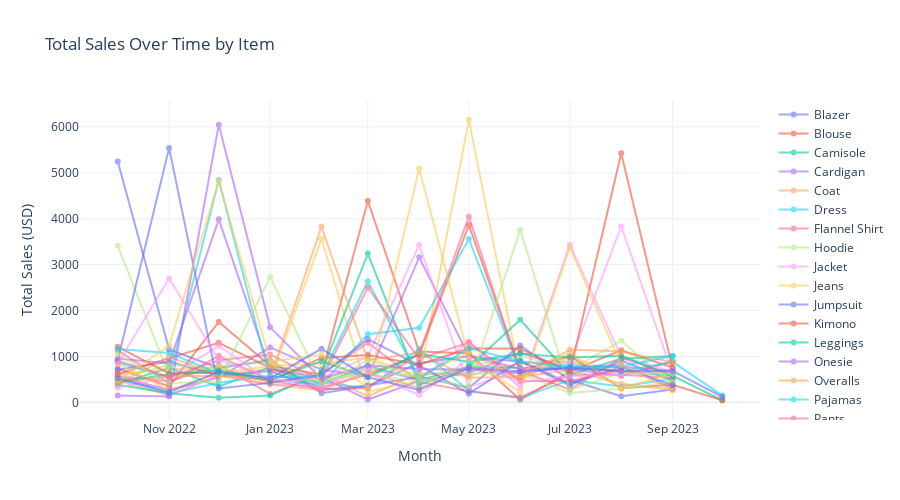

The notebook cell this image was saved under:
### Code cell
retail_df['month'] = pd.to_datetime(retail_df['date']).dt.to_period("M")
ts_sales = retail_df.groupby(['item', 'month']).agg(
    Total_Sales=('amount_usd', 'sum')
).reset_index()
ts_sales['month'] = ts_sales['month'].dt.to_timestamp()

# Plotly graph Time Series
fig = go.Figure()

for item in ts_sales['item'].unique():
    item_data = ts_sales[ts_sales['item'] == item]
    fig.add_trace(go.Scatter(
        x=item_data['month'],
        y=item_data['Total_Sales'],
        mode='lines+markers',
        name=item,
        hoverinfo='text',
        text=[f"Item: {item}<br>Sales: ${val}" for val in item_data['Total_Sales']],
        line=dict(width=2),
        opacity=0.6
    ))

fig.update_layout(
    title="Total Sales Over Time by Item",
    xaxis_title="Month",
    yaxis_title="Total Sales (USD)",
    hovermode='x unified',
    template='plotly_white',
    height=500
)

fig.show()

### Figure 1 — Plotly figure (JSON) as saved in the notebook; plotly's stock layout.template omitted (floating-point values rounded to 4 significant figures)
{"data": [{"hoverinfo": "text", "line": {"width": 2}, "mode": "lines+markers", "name": "Blazer", "opacity": 0.6, "text": ["Item: Blazer<br>Sales: $5246.0", "Item: Blazer<br>Sales: $1153.7222222222222", "Item: Blazer<br>Sales: $747.8148148148148", "Item: Blazer<br>Sales: $918.8148148148148", "Item: Blazer<br>Sales: $198.90740740740742", "Item: Blazer<br>Sales: $358.0", "Item: Blazer<br>Sales: $858.7222222222223", "Item: Blazer<br>Sales: $1001.9074074074074", "Item: Blazer<br>Sales: $885.9074074074074", "Item: Blazer<br>Sales: $369.81481481481484", "Item: Blazer<br>Sales: $911.9074074074074", "Item: Blazer<br>Sales: $476.9074074074074"], "type": "scatter", "x": ["2022-10-01T00:00:00", "2022-11-01T00:00:00", "2022-12-01T00:00:00", "2023-01-01T00:00:00", "2023-02-01T00:00:00", "2023-03-01T00:00:00", "2023-04-01T00:00:00", "2023-05-01T00:00:00", "2023-06-01T00:00:00", "2023-07-01T00:00:00", "2023-08-01T00:00:00", "2023-09-01T00:00:00"], "y": [5246, 1154.0, 747.8, 918.8, 198.9, 358, 858.7, 1002.0, 885.9, 369.8, 911.9, 476.9]}, {"hoverinfo": "text", "line": {"width": 2}, "mode": "lines+markers", "name": "Blouse", "opacity": 0.6, "text": ["Item: Blouse<br>Sales: $731.719298245614", "Item: Blouse<br>Sales: $349.719298245614", "Item: Blouse<br>Sales: $1751.438596491228", "Item: Blouse<br>Sales: $797.719298245614", "Item: Blouse<br>Sales: $596.438596491228", "Item: Blouse<br>Sales: $4385.7192982456145", "Item: Blouse<br>Sales: $1107.438596491228", "Item: Blouse<br>Sales: $1067.719298245614", "Item: Blouse<br>Sales: $58.0", "Item: Blouse<br>Sales: $673.438596491228", "Item: Blouse<br>Sales: $1133.0", "Item: Blouse<br>Sales: $759.1578947368421"], "type": "scatter", "x": ["2022-10-01T00:00:00", "2022-11-01T00:00:00", "2022-12-01T00:00:00", "2023-01-01T00:00:00", "2023-02-01T00:00:00", "2023-03-01T00:00:00", "2023-04-01T00:00:00", "2023-05-01T00:00:00", "2023-06-01T00:00:00", "2023-07-01T00:00:00", "2023-08-01T00:00:00", "2023-09-01T00:00:00"], "y": [731.7, 349.7, 1751.0, 797.7, 596.4, 4386.0, 1107.0, 1068.0, 58, 673.4, 1133, 759.2]}, {"hoverinfo": "text", "line": {"width": 2}, "mode": "lines+markers", "name": "Camisole", "opacity": 0.6, "text": ["Item: Camisole<br>Sales: $400.9677419354839", "Item: Camisole<br>Sales: $750.9354838709678", "Item: Camisole<br>Sales: $342.93548387096774", "Item: Camisole<br>Sales: $775.0", "Item: Camisole<br>Sales: $403.0", "Item: Camisole<br>Sales: $793.9677419354839", "Item: Camisole<br>Sales: $485.0", "Item: Camisole<br>Sales: $782.9354838709678", "Item: Camisole<br>Sales: $749.0", "Item: Camisole<br>Sales: $735.0", "Item: Camisole<br>Sales: $676.9032258064516", "Item: Camisole<br>Sales: $579.9032258064516", "Item: Camisole<br>Sales: $46.0"], "type": "scatter", "x": ["2022-10-01T00:00:00", "2022-11-01T00:00:00", "2022-12-01T00:00:00", "2023-01-01T00:00:00", "2023-02-01T00:00:00", "2023-03-01T00:00:00", "2023-04-01T00:00:00", "2023-05-01T00:00:00", "2023-06-01T00:00:00", "2023-07-01T00:00:00", "2023-08-01T00:00:00", "2023-09-01T00:00:00", "2023-10-01T00:00:00"], "y": [401.0, 750.9, 342.9, 775, 403, 794.0, 485, 782.9, 749, 735, 676.9, 579.9, 46]}, {"hoverinfo": "text", "line": {"width": 2}, "mode": "lines+markers", "name": "Cardigan", "opacity": 0.6, "text": ["Item: Cardigan<br>Sales: $564.967213114754", "Item: Cardigan<br>Sales: $270.0", "Item: Cardigan<br>Sales: $538.967213114754", "Item: Cardigan<br>Sales: $1196.9016393442623", "Item: Cardigan<br>Sales: $713.967213114754", "Item: Cardigan<br>Sales: $566.0", "Item: Cardigan<br>Sales: $3156.967213114754", "Item: Cardigan<br>Sales: $1007.9344262295082", "Item: Cardigan<br>Sales: $731.0", "Item: Cardigan<br>Sales: $722.0", "Item: Cardigan<br>Sales: $581.9344262295082", "Item: Cardigan<br>Sales: $891.0"], "type": "scatter", "x": ["2022-10-01T00:00:00", "2022-11-01T00:00:00", "2022-12-01T00:00:00", "2023-01-01T00:00:00", "2023-02-01T00:00:00", "2023-03-01T00:00:00", "2023-04-01T00:00:00", "2023-05-01T00:00:00", "2023-06-01T00:00:00", "2023-07-01T00:00:00", "2023-08-01T00:00:00", "2023-09-01T00:00:00"], "y": [565.0, 270, 539.0, 1197.0, 714.0, 566, 3157.0, 1008.0, 731, 722, 581.9, 891]}, {"hoverinfo": "text", "line": {"width": 2}, "mode": "lines+markers", "name": "Coat", "opacity": 0.6, "text": ["Item: Coat<br>Sales: $475.61538461538464", "Item: Coat<br>Sales: $154.0", "Item: Coat<br>Sales: $592.8076923076924", "Item: Coat<br>Sales: $728.6153846153846", "Item: Coat<br>Sales: $627.0", "Item: Coat<br>Sales: $130.80769230769232", "Item: Coat<br>Sales: $634.8076923076923", "Item: Coat<br>Sales: $577.6153846153846", "Item: Coat<br>Sales: $850.8076923076924", "Item: Coat<br>Sales: $891.6153846153846", "Item: Coat<br>Sales: $607.8076923076924", "Item: Coat<br>Sales: $884.6153846153846"], "type": "scatter", "x": ["2022-10-01T00:00:00", "2022-11-01T00:00:00", "2022-12-01T00:00:00", "2023-01-01T00:00:00", "2023-02-01T00:00:00", "2023-03-01T00:00:00", "2023-04-01T00:00:00", "2023-05-01T00:00:00", "2023-06-01T00:00:00", "2023-07-01T00:00:00", "2023-08-01T00:00:00", "2023-09-01T00:00:00"], "y": [475.6, 154, 592.8, 728.6, 627, 130.8, 634.8, 577.6, 850.8, 891.6, 607.8, 884.6]}, {"hoverinfo": "text", "line": {"width": 2}, "mode": "lines+markers", "name": "Dress", "opacity": 0.6, "text": ["Item: Dress<br>Sales: $531.3409090909091", "Item: Dress<br>Sales: $191.3409090909091", "Item: Dress<br>Sales: $428.3409090909091", "Item: Dress<br>Sales: $577.3409090909091", "Item: Dress<br>Sales: $439.3409090909091", "Item: Dress<br>Sales: $301.0", "Item: Dress<br>Sales: $1167.0", "Item: Dress<br>Sales: $249.3409090909091", "Item: Dress<br>Sales: $93.3409090909091", "Item: Dress<br>Sales: $484.6818181818182", "Item: Dress<br>Sales: $345.6818181818182", "Item: Dress<br>Sales: $511.6818181818182"], "type": "scatter", "x": ["2022-10-01T00:00:00", "2022-11-01T00:00:00", "2022-12-01T00:00:00", "2023-01-01T00:00:00", "2023-02-01T00:00:00", "2023-03-01T00:00:00", "2023-04-01T00:00:00", "2023-05-01T00:00:00", "2023-06-01T00:00:00", "2023-07-01T00:00:00", "2023-08-01T00:00:00", "2023-09-01T00:00:00"], "y": [531.3, 191.3, 428.3, 577.3, 439.3, 301, 1167, 249.3, 93.34, 484.7, 345.7, 511.7]}, {"hoverinfo": "text", "line": {"width": 2}, "mode": "lines+markers", "name": "Flannel Shirt", "opacity": 0.6, "text": ["Item: Flannel Shirt<br>Sales: $559.377358490566", "Item: Flannel Shirt<br>Sales: $458.0", "Item: Flannel Shirt<br>Sales: $809.377358490566", "Item: Flannel Shirt<br>Sales: $183.0", "Item: Flannel Shirt<br>Sales: $609.7547169811321", "Item: Flannel Shirt<br>Sales: $1298.3773584905662", "Item: Flannel Shirt<br>Sales: $445.37735849056605", "Item: Flannel Shirt<br>Sales: $244.0", "Item: Flannel Shirt<br>Sales: $109.0", "Item: Flannel Shirt<br>Sales: $599.377358490566", "Item: Flannel Shirt<br>Sales: $598.7547169811321", "Item: Flannel Shirt<br>Sales: $535.377358490566"], "type": "scatter", "x": ["2022-10-01T00:00:00", "2022-11-01T00:00:00", "2022-12-01T00:00:00", "2023-01-01T00:00:00", "2023-02-01T00:00:00", "2023-03-01T00:00:00", "2023-04-01T00:00:00", "2023-05-01T00:00:00", "2023-06-01T00:00:00", "2023-07-01T00:00:00", "2023-08-01T00:00:00", "2023-09-01T00:00:00"], "y": [559.4, 458, 809.4, 183, 609.8, 1298.0, 445.4, 244, 109, 599.4, 598.8, 535.4]}, {"hoverinfo": "text", "line": {"width": 2}, "mode": "lines+markers", "name": "Hoodie", "opacity": 0.6, "text": ["Item: Hoodie<br>Sales: $3409.5", "Item: Hoodie<br>Sales: $588.0", "Item: Hoodie<br>Sales: $791.0", "Item: Hoodie<br>Sales: $887.0", "Item: Hoodie<br>Sales: $428.0", "Item: Hoodie<br>Sales: $716.5", "Item: Hoodie<br>Sales: $557.5", "Item: Hoodie<br>Sales: $791.0", "Item: Hoodie<br>Sales: $1017.0", "Item: Hoodie<br>Sales: $698.5", "Item: Hoodie<br>Sales: $1340.5", "Item: Hoodie<br>Sales: $363.0"], "type": "scatter", "x": ["2022-10-01T00:00:00", "2022-11-01T00:00:00", "2022-12-01T00:00:00", "2023-01-01T00:00:00", "2023-02-01T00:00:00", "2023-03-01T00:00:00", "2023-04-01T00:00:00", "2023-05-01T00:00:00", "2023-06-01T00:00:00", "2023-07-01T00:00:00", "2023-08-01T00:00:00", "2023-09-01T00:00:00"], "y": [3410.0, 588, 791, 887, 428, 716.5, 557.5, 791, 1017, 698.5, 1340.0, 363]}, {"hoverinfo": "text", "line": {"width": 2}, "mode": "lines+markers", "name": "Jacket", "opacity": 0.6, "text": ["Item: Jacket<br>Sales: $656.98", "Item: Jacket<br>Sales: $152.0", "Item: Jacket<br>Sales: $583.0", "Item: Jacket<br>Sales: $400.98", "Item: Jacket<br>Sales: $342.98", "Item: Jacket<br>Sales: $747.0", "Item: Jacket<br>Sales: $493.98", "Item: Jacket<br>Sales: $1323.0", "Item: Jacket<br>Sales: $315.96", "Item: Jacket<br>Sales: $3432.96", "Item: Jacket<br>Sales: $1001.9399999999999", "Item: Jacket<br>Sales: $659.9399999999999"], "type": "scatter", "x": ["2022-10-01T00:00:00", "2022-11-01T00:00:00", "2022-12-01T00:00:00", "2023-01-01T00:00:00", "2023-02-01T00:00:00", "2023-03-01T00:00:00", "2023-04-01T00:00:00", "2023-05-01T00:00:00", "2023-06-01T00:00:00", "2023-07-01T00:00:00", "2023-08-01T00:00:00", "2023-09-01T00:00:00"], "y": [657.0, 152, 583, 401.0, 343.0, 747, 494.0, 1323, 316.0, 3433.0, 1002.0, 659.9]}, {"hoverinfo": "text", "line": {"width": 2}, "mode": "lines+markers", "name": "Jeans", "opacity": 0.6, "text": ["Item: Jeans<br>Sales: $616.5", "Item: Jeans<br>Sales: $721.25", "Item: Jeans<br>Sales: $762.5", "Item: Jeans<br>Sales: $476.0", "Item: Jeans<br>Sales: $3555.25", "Item: Jeans<br>Sales: $226.0", "Item: Jeans<br>Sales: $482.0", "Item: Jeans<br>Sales: $6153.5", "Item: Jeans<br>Sales: $537.25", "Item: Jeans<br>Sales: $981.0", "Item: Jeans<br>Sales: $635.25", "Item: Jeans<br>Sales: $644.0"], "type": "scatter", "x": ["2022-10-01T00:00:00", "2022-11-01T00:00:00", "2022-12-01T00:00:00", "2023-01-01T00:00:00", "2023-02-01T00:00:00", "2023-03-01T00:00:00", "2023-04-01T00:00:00", "2023-05-01T00:00:00", "2023-06-01T00:00:00", "2023-07-01T00:00:00", "2023-08-01T00:00:00", "2023-09-01T00:00:00"], "y": [616.5, 721.2, 762.5, 476, 3555.0, 226, 482, 6154.0, 537.2, 981, 635.2, 644]}, {"hoverinfo": "text", "line": {"width": 2}, "mode": "lines+markers", "name": "Jumpsuit", "opacity": 0.6, "text": ["Item: Jumpsuit<br>Sales: $709.0", "Item: Jumpsuit<br>Sales: $890.2173913043479", "Item: Jumpsuit<br>Sales: $578.0", "Item: Jumpsuit<br>Sales: $683.4347826086956", "Item: Jumpsuit<br>Sales: $268.2173913043478", "Item: Jumpsuit<br>Sales: $367.0", "Item: Jumpsuit<br>Sales: $557.2173913043478", "Item: Jumpsuit<br>Sales: $320.0", "Item: Jumpsuit<br>Sales: $1237.4347826086957", "Item: Jumpsuit<br>Sales: $486.6521739130435", "Item: Jumpsuit<br>Sales: $133.0", "Item: Jumpsuit<br>Sales: $280.2173913043478"], "type": "scatter", "x": ["2022-10-01T00:00:00", "2022-11-01T00:00:00", "2022-12-01T00:00:00", "2023-01-01T00:00:00", "2023-02-01T00:00:00", "2023-03-01T00:00:00", "2023-04-01T00:00:00", "2023-05-01T00:00:00", "2023-06-01T00:00:00", "2023-07-01T00:00:00", "2023-08-01T00:00:00", "2023-09-01T00:00:00"], "y": [709, 890.2, 578, 683.4, 268.2, 367, 557.2, 320, 1237.0, 486.7, 133, 280.2]}, {"hoverinfo": "text", "line": {"width": 2}, "mode": "lines+markers", "name": "Kimono", "opacity": 0.6, "text": ["Item: Kimono<br>Sales: $614.672131147541", "Item: Kimono<br>Sales: $1296.672131147541", "Item: Kimono<br>Sales: $752.344262295082", "Item: Kimono<br>Sales: $316.0", "Item: Kimono<br>Sales: $609.672131147541", "Item: Kimono<br>Sales: $1035.344262295082", "Item: Kimono<br>Sales: $3856.344262295082", "Item: Kimono<br>Sales: $703.0", "Item: Kimono<br>Sales: $1004.344262295082", "Item: Kimono<br>Sales: $307.672131147541", "Item: Kimono<br>Sales: $384.0", "Item: Kimono<br>Sales: $46.0"], "type": "scatter", "x": ["2022-10-01T00:00:00", "2022-12-01T00:00:00", "2023-01-01T00:00:00", "2023-02-01T00:00:00", "2023-03-01T00:00:00", "2023-04-01T00:00:00", "2023-05-01T00:00:00", "2023-06-01T00:00:00", "2023-07-01T00:00:00", "2023-08-01T00:00:00", "2023-09-01T00:00:00", "2023-10-01T00:00:00"], "y": [614.7, 1297.0, 752.3, 316, 609.7, 1035.0, 3856.0, 703, 1004.0, 307.7, 384, 46]}, {"hoverinfo": "text", "line": {"width": 2}, "mode": "lines+markers", "name": "Leggings", "opacity": 0.6, "text": ["Item: Leggings<br>Sales: $382.0408163265306", "Item: Leggings<br>Sales: $199.0408163265306", "Item: Leggings<br>Sales: $99.0", "Item: Leggings<br>Sales: $147.0", "Item: Leggings<br>Sales: $648.1224489795918", "Item: Leggings<br>Sales: $3240.0", "Item: Leggings<br>Sales: $386.0408163265306", "Item: Leggings<br>Sales: $768.0408163265306", "Item: Leggings<br>Sales: $1798.0408163265306", "Item: Leggings<br>Sales: $605.0816326530612", "Item: Leggings<br>Sales: $950.0408163265306", "Item: Leggings<br>Sales: $1010.0816326530612"], "type": "scatter", "x": ["2022-10-01T00:00:00", "2022-11-01T00:00:00", "2022-12-01T00:00:00", "2023-01-01T00:00:00", "2023-02-01T00:00:00", "2023-03-01T00:00:00", "2023-04-01T00:00:00", "2023-05-01T00:00:00", "2023-06-01T00:00:00", "2023-07-01T00:00:00", "2023-08-01T00:00:00", "2023-09-01T00:00:00"], "y": [382.0, 199.0, 99, 147, 648.1, 3240, 386.0, 768.0, 1798.0, 605.1, 950.0, 1010.0]}, {"hoverinfo": "text", "line": {"width": 2}, "mode": "lines+markers", "name": "Onesie", "opacity": 0.6, "text": ["Item: Onesie<br>Sales: $951.6949152542372", "Item: Onesie<br>Sales: $850.6949152542372", "Item: Onesie<br>Sales: $3985.6949152542375", "Item: Onesie<br>Sales: $710.0", "Item: Onesie<br>Sales: $550.0", "Item: Onesie<br>Sales: $61.0", "Item: Onesie<br>Sales: $468.0", "Item: Onesie<br>Sales: $642.8474576271186", "Item: Onesie<br>Sales: $1085.8474576271187", "Item: Onesie<br>Sales: $727.8474576271186", "Item: Onesie<br>Sales: $776.6949152542372", "Item: Onesie<br>Sales: $680.8474576271186"], "type": "scatter", "x": ["2022-10-01T00:00:00", "2022-11-01T00:00:00", "2022-12-01T00:00:00", "2023-01-01T00:00:00", "2023-02-01T00:00:00", "2023-03-01T00:00:00", "2023-04-01T00:00:00", "2023-05-01T00:00:00", "2023-06-01T00:00:00", "2023-07-01T00:00:00", "2023-08-01T00:00:00", "2023-09-01T00:00:00"], "y": [951.7, 850.7, 3986.0, 710, 550, 61, 468, 642.8, 1086.0, 727.8, 776.7, 680.8]}, {"hoverinfo": "text", "line": {"width": 2}, "mode": "lines+markers", "name": "Overalls", "opacity": 0.6, "text": ["Item: Overalls<br>Sales: $396.22222222222223", "Item: Overalls<br>Sales: $993.4444444444445", "Item: Overalls<br>Sales: $595.0", "Item: Overalls<br>Sales: $388.0", "Item: Overalls<br>Sales: $263.0", "Item: Overalls<br>Sales: $656.2222222222222", "Item: Overalls<br>Sales: $308.22222222222223", "Item: Overalls<br>Sales: $755.2222222222222", "Item: Overalls<br>Sales: $555.2222222222222", "Item: Overalls<br>Sales: $706.0", "Item: Overalls<br>Sales: $406.0", "Item: Overalls<br>Sales: $274.0"], "type": "scatter", "x": ["2022-10-01T00:00:00", "2022-11-01T00:00:00", "2022-12-01T00:00:00", "2023-01-01T00:00:00", "2023-02-01T00:00:00", "2023-03-01T00:00:00", "2023-04-01T00:00:00", "2023-05-01T00:00:00", "2023-06-01T00:00:00", "2023-07-01T00:00:00", "2023-08-01T00:00:00", "2023-09-01T00:00:00"], "y": [396.2, 993.4, 595, 388, 263, 656.2, 308.2, 755.2, 555.2, 706, 406, 274]}, {"hoverinfo": "text", "line": {"width": 2}, "mode": "lines+markers", "name": "Pajamas", "opacity": 0.6, "text": ["Item: Pajamas<br>Sales: $861.6065573770492", "Item: Pajamas<br>Sales: $545.8032786885246", "Item: Pajamas<br>Sales: $4840.4098360655735", "Item: Pajamas<br>Sales: $495.8032786885246", "Item: Pajamas<br>Sales: $388.8032786885246", "Item: Pajamas<br>Sales: $1481.6065573770493", "Item: Pajamas<br>Sales: $1625.2131147540983", "Item: Pajamas<br>Sales: $3558.2131147540986", "Item: Pajamas<br>Sales: $669.8032786885246", "Item: Pajamas<br>Sales: $824.0", "Item: Pajamas<br>Sales: $669.0", "Item: Pajamas<br>Sales: $882.8032786885246", "Item: Pajamas<br>Sales: $151.0"], "type": "scatter", "x": ["2022-10-01T00:00:00", "2022-11-01T00:00:00", "2022-12-01T00:00:00", "2023-01-01T00:00:00", "2023-02-01T00:00:00", "2023-03-01T00:00:00", "2023-04-01T00:00:00", "2023-05-01T00:00:00", "2023-06-01T00:00:00", "2023-07-01T00:00:00", "2023-08-01T00:00:00", "2023-09-01T00:00:00", "2023-10-01T00:00:00"], "y": [861.6, 545.8, 4840.0, 495.8, 388.8, 1482.0, 1625.0, 3558.0, 669.8, 824, 669, 882.8, 151]}, {"hoverinfo": "text", "line": {"width": 2}, "mode": "lines+markers", "name": "Pants", "opacity": 0.6, "text": ["Item: Pants<br>Sales: $1131.8309859154929", "Item: Pants<br>Sales: $412.0", "Item: Pants<br>Sales: $1012.9154929577464", "Item: Pants<br>Sales: $473.0", "Item: Pants<br>Sales: $283.91549295774644", "Item: Pants<br>Sales: $313.0", "Item: Pants<br>Sales: $1060.9154929577464", "Item: Pants<br>Sales: $4042.7464788732395", "Item: Pants<br>Sales: $682.9154929577464", "Item: Pants<br>Sales: $275.0", "Item: Pants<br>Sales: $968.7464788732394", "Item: Pants<br>Sales: $601.7464788732394"], "type": "scatter", "x": ["2022-10-01T00:00:00", "2022-11-01T00:00:00", "2022-12-01T00:00:00", "2023-01-01T00:00:00", "2023-02-01T00:00:00", "2023-03-01T00:00:00", "2023-04-01T00:00:00", "2023-05-01T00:00:00", "2023-06-01T00:00:00", "2023-07-01T00:00:00", "2023-08-01T00:00:00", "2023-09-01T00:00:00"], "y": [1132.0, 412, 1013.0, 473, 283.9, 313, 1061.0, 4043.0, 682.9, 275, 968.7, 601.7]}, {"hoverinfo": "text", "line": {"width": 2}, "mode": "lines+markers", "name": "Polo Shirt", "opacity": 0.6, "text": ["Item: Polo Shirt<br>Sales: $503.90697674418607", "Item: Polo Shirt<br>Sales: $819.0", "Item: Polo Shirt<br>Sales: $722.953488372093", "Item: Polo Shirt<br>Sales: $440.95348837209303", "Item: Polo Shirt<br>Sales: $497.95348837209303", "Item: Polo Shirt<br>Sales: $597.9069767441861", "Item: Polo Shirt<br>Sales: $466.86046511627904", "Item: Polo Shirt<br>Sales: $630.0", "Item: Polo Shirt<br>Sales: $628.8604651162791", "Item: Polo Shirt<br>Sales: $203.95348837209303", "Item: Polo Shirt<br>Sales: $297.95348837209303", "Item: Polo Shirt<br>Sales: $440.95348837209303"], "type": "scatter", "x": ["2022-10-01T00:00:00", "2022-11-01T00:00:00", "2022-12-01T00:00:00", "2023-01-01T00:00:00", "2023-02-01T00:00:00", "2023-03-01T00:00:00", "2023-04-01T00:00:00", "2023-05-01T00:00:00", "2023-06-01T00:00:00", "2023-07-01T00:00:00", "2023-08-01T00:00:00", "2023-09-01T00:00:00"], "y": [503.9, 819, 723.0, 441.0, 498.0, 597.9, 466.9, 630, 628.9, 204.0, 298.0, 441.0]}, {"hoverinfo": "text", "line": {"width": 2}, "mode": "lines+markers", "name": "Poncho", "opacity": 0.6, "text": ["Item: Poncho<br>Sales: $317.0", "Item: Poncho<br>Sales: $558.3666666666667", "Item: Poncho<br>Sales: $1228.0", "Item: Poncho<br>Sales: $460.3666666666667", "Item: Poncho<br>Sales: $529.3666666666667", "Item: Poncho<br>Sales: $997.7333333333333", "Item: Poncho<br>Sales: $3428.366666666667", "Item: Poncho<br>Sales: $336.0", "Item: Poncho<br>Sales: $706.7333333333333", "Item: Poncho<br>Sales: $875.1", "Item: Poncho<br>Sales: $3828.7333333333336", "Item: Poncho<br>Sales: $631.0"], "type": "scatter", "x": ["2022-10-01T00:00:00", "2022-11-01T00:00:00", "2022-12-01T00:00:00", "2023-01-01T00:00:00", "2023-02-01T00:00:00", "2023-03-01T00:00:00", "2023-04-01T00:00:00", "2023-05-01T00:00:00", "2023-06-01T00:00:00", "2023-07-01T00:00:00", "2023-08-01T00:00:00", "2023-09-01T00:00:00"], "y": [317, 558.4, 1228, 460.4, 529.4, 997.7, 3428.0, 336, 706.7, 875.1, 3829.0, 631]}, {"hoverinfo": "text", "line": {"width": 2}, "mode": "lines+markers", "name": "Raincoat", "opacity": 0.6, "text": ["Item: Raincoat<br>Sales: $839.6545454545454", "Item: Raincoat<br>Sales: $267.0", "Item: Raincoat<br>Sales: $630.2181818181818", "Item: Raincoat<br>Sales: $790.0", "Item: Raincoat<br>Sales: $853.4363636363637", "Item: Raincoat<br>Sales: $971.4363636363637", "Item: Raincoat<br>Sales: $568.6545454545454", "Item: Raincoat<br>Sales: $1085.0", "Item: Raincoat<br>Sales: $474.43636363636364", "Item: Raincoat<br>Sales: $1090.0", "Item: Raincoat<br>Sales: $299.21818181818185", "Item: Raincoat<br>Sales: $633.0"], "type": "scatter", "x": ["2022-10-01T00:00:00", "2022-11-01T00:00:00", "2022-12-01T00:00:00", "2023-01-01T00:00:00", "2023-02-01T00:00:00", "2023-03-01T00:00:00", "2023-04-01T00:00:00", "2023-05-01T00:00:00", "2023-06-01T00:00:00", "2023-07-01T00:00:00", "2023-08-01T00:00:00", "2023-09-01T00:00:00"], "y": [839.7, 267, 630.2, 790, 853.4, 971.4, 568.7, 1085, 474.4, 1090, 299.2, 633]}, {"hoverinfo": "text", "line": {"width": 2}, "mode": "lines+markers", "name": "Romper", "opacity": 0.6, "text": ["Item: Romper<br>Sales: $915.4166666666666", "Item: Romper<br>Sales: $5537.3125", "Item: Romper<br>Sales: $302.10416666666663", "Item: Romper<br>Sales: $426.0", "Item: Romper<br>Sales: $600.1041666666666", "Item: Romper<br>Sales: $1376.3125", "Item: Romper<br>Sales: $805.1041666666666", "Item: Romper<br>Sales: $190.0", "Item: Romper<br>Sales: $909.1041666666666", "Item: Romper<br>Sales: $409.0", "Item: Romper<br>Sales: $769.1041666666666", "Item: Romper<br>Sales: $375.10416666666663"], "type": "scatter", "x": ["2022-10-01T00:00:00", "2022-11-01T00:00:00", "2022-12-01T00:00:00", "2023-01-01T00:00:00", "2023-02-01T00:00:00", "2023-03-01T00:00:00", "2023-04-01T00:00:00", "2023-05-01T00:00:00", "2023-06-01T00:00:00", "2023-07-01T00:00:00", "2023-08-01T00:00:00", "2023-09-01T00:00:00"], "y": [915.4, 5537.0, 302.1, 426, 600.1, 1376.0, 805.1, 190, 909.1, 409, 769.1, 375.1]}, {"hoverinfo": "text", "line": {"width": 2}, "mode": "lines+markers", "name": "Shorts", "opacity": 0.6, "text": ["Item: Shorts<br>Sales: $1210.2972972972973", "Item: Shorts<br>Sales: $630.0", "Item: Shorts<br>Sales: $644.0", "Item: Shorts<br>Sales: $465.64864864864865", "Item: Shorts<br>Sales: $966.9459459459459", "Item: Shorts<br>Sales: $1031.0", "Item: Shorts<br>Sales: $820.6486486486486", "Item: Shorts<br>Sales: $1178.2972972972973", "Item: Shorts<br>Sales: $1169.9459459459458", "Item: Shorts<br>Sales: $651.0", "Item: Shorts<br>Sales: $5424.0", "Item: Shorts<br>Sales: $741.6486486486486"], "type": "scatter", "x": ["2022-10-01T00:00:00", "2022-11-01T00:00:00", "2022-12-01T00:00:00", "2023-01-01T00:00:00", "2023-02-01T00:00:00", "2023-03-01T00:00:00", "2023-04-01T00:00:00", "2023-05-01T00:00:00", "2023-06-01T00:00:00", "2023-07-01T00:00:00", "2023-08-01T00:00:00", "2023-09-01T00:00:00"], "y": [1210.0, 630, 644, 465.6, 966.9, 1031, 820.6, 1178.0, 1170.0, 651, 5424, 741.6]}, {"hoverinfo": "text", "line": {"width": 2}, "mode": "lines+markers", "name": "Skirt", "opacity": 0.6, "text": ["Item: Skirt<br>Sales: $438.2", "Item: Skirt<br>Sales: $612.2", "Item: Skirt<br>Sales: $701.1", "Item: Skirt<br>Sales: $495.0", "Item: Skirt<br>Sales: $893.3", "Item: Skirt<br>Sales: $554.1", "Item: Skirt<br>Sales: $1053.2", "Item: Skirt<br>Sales: $883.3", "Item: Skirt<br>Sales: $1057.0", "Item: Skirt<br>Sales: $978.2", "Item: Skirt<br>Sales: $1012.2", "Item: Skirt<br>Sales: $571.0"], "type": "scatter", "x": ["2022-10-01T00:00:00", "2022-11-01T00:00:00", "2022-12-01T00:00:00", "2023-01-01T00:00:00", "2023-02-01T00:00:00", "2023-03-01T00:00:00", "2023-04-01T00:00:00", "2023-05-01T00:00:00", "2023-06-01T00:00:00", "2023-07-01T00:00:00", "2023-08-01T00:00:00", "2023-09-01T00:00:00"], "y": [438.2, 612.2, 701.1, 495, 893.3, 554.1, 1053.0, 883.3, 1057, 978.2, 1012.0, 571]}, {"hoverinfo": "text", "line": {"width": 2}, "mode": "lines+markers", "name": "Sweater", "opacity": 0.6, "text": ["Item: Sweater<br>Sales: $147.0", "Item: Sweater<br>Sales: $128.0", "Item: Sweater<br>Sales: $6044.411764705882", "Item: Sweater<br>Sales: $1633.2745098039215", "Item: Sweater<br>Sales: $513.1372549019608", "Item: Sweater<br>Sales: $805.1372549019608", "Item: Sweater<br>Sales: $726.2745098039215", "Item: Sweater<br>Sales: $710.1372549019608", "Item: Sweater<br>Sales: $642.0", "Item: Sweater<br>Sales: $759.0", "Item: Sweater<br>Sales: $813.1372549019608", "Item: Sweater<br>Sales: $293.0"], "type": "scatter", "x": ["2022-10-01T00:00:00", "2022-11-01T00:00:00", "2022-12-01T00:00:00", "2023-01-01T00:00:00", "2023-02-01T00:00:00", "2023-03-01T00:00:00", "2023-04-01T00:00:00", "2023-05-01T00:00:00", "2023-06-01T00:00:00", "2023-07-01T00:00:00", "2023-08-01T00:00:00", "2023-09-01T00:00:00"], "y": [147, 128, 6044.0, 1633.0, 513.1, 805.1, 726.3, 710.1, 642, 759, 813.1, 293]}, {"hoverinfo": "text", "line": {"width": 2}, "mode": "lines+markers", "name": "Swimsuit", "opacity": 0.6, "text": ["Item: Swimsuit<br>Sales: $428.2040816326531", "Item: Swimsuit<br>Sales: $572.0", "Item: Swimsuit<br>Sales: $576.204081632653", "Item: Swimsuit<br>Sales: $534.204081632653", "Item: Swimsuit<br>Sales: $3824.204081632653", "Item: Swimsuit<br>Sales: $924.4081632653061", "Item: Swimsuit<br>Sales: $1079.408163265306", "Item: Swimsuit<br>Sales: $535.4081632653061", "Item: Swimsuit<br>Sales: $552.6122448979593", "Item: Swimsuit<br>Sales: $1151.204081632653", "Item: Swimsuit<br>Sales: $1107.204081632653", "Item: Swimsuit<br>Sales: $872.4081632653061"], "type": "scatter", "x": ["2022-10-01T00:00:00", "2022-11-01T00:00:00", "2022-12-01T00:00:00", "2023-01-01T00:00:00", "2023-02-01T00:00:00", "2023-03-01T00:00:00", "2023-04-01T00:00:00", "2023-05-01T00:00:00", "2023-06-01T00:00:00", "2023-07-01T00:00:00", "2023-08-01T00:00:00", "2023-09-01T00:00:00"], "y": [428.2, 572, 576.2, 534.2, 3824.0, 924.4, 1079.0, 535.4, 552.6, 1151.0, 1107.0, 872.4]}, {"hoverinfo": "text", "line": {"width": 2}, "mode": "lines+markers", "name": "T-shirt", "opacity": 0.6, "text": ["Item: T-shirt<br>Sales: $1160.5396825396824", "Item: T-shirt<br>Sales: $1074.079365079365", "Item: T-shirt<br>Sales: $632.0793650793651", "Item: T-shirt<br>Sales: $545.5396825396825", "Item: T-shirt<br>Sales: $568.5396825396825", "Item: T-shirt<br>Sales: $2631.5396825396824", "Item: T-shirt<br>Sales: $528.5396825396825", "Item: T-shirt<br>Sales: $1176.5396825396824", "Item: T-shirt<br>Sales: $893.6190476190476", "Item: T-shirt<br>Sales: $770.0793650793651", "Item: T-shirt<br>Sales: $779.5396825396825", "Item: T-shirt<br>Sales: $1009.6190476190476"], "type": "scatter", "x": ["2022-10-01T00:00:00", "2022-11-01T00:00:00", "2022-12-01T00:00:00", "2023-01-01T00:00:00", "2023-02-01T00:00:00", "2023-03-01T00:00:00", "2023-04-01T00:00:00", "2023-05-01T00:00:00", "2023-06-01T00:00:00", "2023-07-01T00:00:00", "2023-08-01T00:00:00", "2023-09-01T00:00:00"], "y": [1161.0, 1074.0, 632.1, 545.5, 568.5, 2632.0, 528.5, 1177.0, 893.6, 770.1, 779.5, 1010.0]}, {"hoverinfo": "text", "line": {"width": 2}, "mode": "lines+markers", "name": "Tank Top", "opacity": 0.6, "text": ["Item: Tank Top<br>Sales: $906.6969696969697", "Item: Tank Top<br>Sales: $556.0", "Item: Tank Top<br>Sales: $914.0909090909091", "Item: Tank Top<br>Sales: $1044.090909090909", "Item: Tank Top<br>Sales: $486.3939393939394", "Item: Tank Top<br>Sales: $2495.6969696969695", "Item: Tank Top<br>Sales: $947.0", "Item: Tank Top<br>Sales: $1302.6969696969697", "Item: Tank Top<br>Sales: $467.3939393939394", "Item: Tank Top<br>Sales: $466.6969696969697", "Item: Tank Top<br>Sales: $720.3939393939394"], "type": "scatter", "x": ["2022-10-01T00:00:00", "2022-11-01T00:00:00", "2022-12-01T00:00:00", "2023-01-01T00:00:00", "2023-02-01T00:00:00", "2023-03-01T00:00:00", "2023-04-01T00:00:00", "2023-05-01T00:00:00", "2023-06-01T00:00:00", "2023-07-01T00:00:00", "2023-08-01T00:00:00"], "y": [906.7, 556, 914.1, 1044.0, 486.4, 2496.0, 947, 1303.0, 467.4, 466.7, 720.4]}, {"hoverinfo": "text", "line": {"width": 2}, "mode": "lines+markers", "name": "Trench Coat", "opacity": 0.6, "text": ["Item: Trench Coat<br>Sales: $1044.2857142857142", "Item: Trench Coat<br>Sales: $420.42857142857144", "Item: Trench Coat<br>Sales: $455.42857142857144", "Item: Trench Coat<br>Sales: $2731.4285714285716", "Item: Trench Coat<br>Sales: $397.0", "Item: Trench Coat<br>Sales: $920.4285714285714", "Item: Trench Coat<br>Sales: $529.0", "Item: Trench Coat<br>Sales: $343.0", "Item: Trench Coat<br>Sales: $3755.4285714285716", "Item: Trench Coat<br>Sales: $272.0", "Item: Trench Coat<br>Sales: $639.4285714285714", "Item: Trench Coat<br>Sales: $625.2857142857142"], "type": "scatter", "x": ["2022-10-01T00:00:00", "2022-11-01T00:00:00", "2022-12-01T00:00:00", "2023-01-01T00:00:00", "2023-02-01T00:00:00", "2023-03-01T00:00:00", "2023-04-01T00:00:00", "2023-05-01T00:00:00", "2023-06-01T00:00:00", "2023-07-01T00:00:00", "2023-08-01T00:00:00", "2023-09-01T00:00:00"], "y": [1044.0, 420.4, 455.4, 2731.0, 397, 920.4, 529, 343, 3755.0, 272, 639.4, 625.3]}, {"hoverinfo": "text", "line": {"width": 2}, "mode": "lines+markers", "name": "Trousers", "opacity": 0.6, "text": ["Item: Trousers<br>Sales: $842.45", "Item: Trousers<br>Sales: $2696.0", "Item: Trousers<br>Sales: $924.3499999999999", "Item: Trousers<br>Sales: $534.0", "Item: Trousers<br>Sales: $313.45", "Item: Trousers<br>Sales: $645.3499999999999", "Item: Trousers<br>Sales: $161.45", "Item: Trousers<br>Sales: $942.8", "Item: Trousers<br>Sales: $432.45", "Item: Trousers<br>Sales: $569.9", "Item: Trousers<br>Sales: $599.9", "Item: Trousers<br>Sales: $702.0"], "type": "scatter", "x": ["2022-10-01T00:00:00", "2022-11-01T00:00:00", "2022-12-01T00:00:00", "2023-01-01T00:00:00", "2023-02-01T00:00:00", "2023-03-01T00:00:00", "2023-04-01T00:00:00", "2023-05-01T00:00:00", "2023-06-01T00:00:00", "2023-07-01T00:00:00", "2023-08-01T00:00:00", "2023-09-01T00:00:00"], "y": [842.5, 2696, 924.3, 534, 313.4, 645.3, 161.4, 942.8, 432.4, 569.9, 599.9, 702]}, {"hoverinfo": "text", "line": {"width": 2}, "mode": "lines+markers", "name": "Tunic", "opacity": 0.6, "text": ["Item: Tunic<br>Sales: $475.0", "Item: Tunic<br>Sales: $1229.8148148148148", "Item: Tunic<br>Sales: $4826.0", "Item: Tunic<br>Sales: $893.0", "Item: Tunic<br>Sales: $1037.9074074074074", "Item: Tunic<br>Sales: $325.0", "Item: Tunic<br>Sales: $5092.0", "Item: Tunic<br>Sales: $964.8148148148148", "Item: Tunic<br>Sales: $221.0", "Item: Tunic<br>Sales: $3370.814814814815", "Item: Tunic<br>Sales: $819.0", "Item: Tunic<br>Sales: $260.0"], "type": "scatter", "x": ["2022-10-01T00:00:00", "2022-11-01T00:00:00", "2022-12-01T00:00:00", "2023-01-01T00:00:00", "2023-02-01T00:00:00", "2023-03-01T00:00:00", "2023-04-01T00:00:00", "2023-05-01T00:00:00", "2023-06-01T00:00:00", "2023-07-01T00:00:00", "2023-08-01T00:00:00", "2023-09-01T00:00:00"], "y": [475, 1230.0, 4826, 893, 1038.0, 325, 5092, 964.8, 221, 3371.0, 819, 260]}, {"hoverinfo": "text", "line": {"width": 2}, "mode": "lines+markers", "name": "Vest", "opacity": 0.6, "text": ["Item: Vest<br>Sales: $520.0", "Item: Vest<br>Sales: $227.72413793103448", "Item: Vest<br>Sales: $665.7241379310344", "Item: Vest<br>Sales: $521.0", "Item: Vest<br>Sales: $1166.7241379310344", "Item: Vest<br>Sales: $546.7241379310344", "Item: Vest<br>Sales: $268.7241379310345", "Item: Vest<br>Sales: $746.448275862069", "Item: Vest<br>Sales: $675.7241379310344", "Item: Vest<br>Sales: $753.1724137931035", "Item: Vest<br>Sales: $679.448275862069", "Item: Vest<br>Sales: $684.0", "Item: Vest<br>Sales: $122.0"], "type": "scatter", "x": ["2022-10-01T00:00:00", "2022-11-01T00:00:00", "2022-12-01T00:00:00", "2023-01-01T00:00:00", "2023-02-01T00:00:00", "2023-03-01T00:00:00", "2023-04-01T00:00:00", "2023-05-01T00:00:00", "2023-06-01T00:00:00", "2023-07-01T00:00:00", "2023-08-01T00:00:00", "2023-09-01T00:00:00", "2023-10-01T00:00:00"], "y": [520, 227.7, 665.7, 521, 1167.0, 546.7, 268.7, 746.4, 675.7, 753.2, 679.4, 684, 122]}], "layout": {"height": 500, "hovermode": "x unified", "title": {"text": "Total Sales Over Time by Item"}, "xaxis": {"title": {"text": "Month"}}, "yaxis": {"title": {"text": "Total Sales (USD)"}}}}
